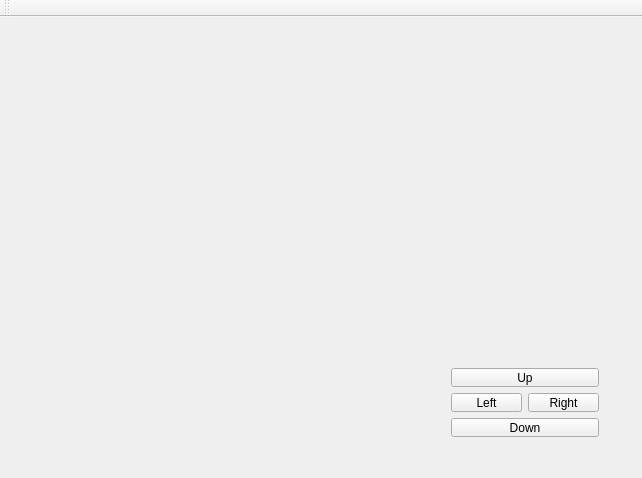
<?xml version="1.0" encoding="UTF-8"?>
<ui version="4.0">
 <class>MainWindow</class>
 <widget class="QMainWindow" name="MainWindow">
  <property name="enabled">
   <bool>true</bool>
  </property>
  <property name="geometry">
   <rect>
    <x>0</x>
    <y>0</y>
    <width>642</width>
    <height>478</height>
   </rect>
  </property>
  <property name="windowTitle">
   <string>MainWindow</string>
  </property>
  <widget class="QWidget" name="centralWidget">
   <widget class="QLabel" name="displayLabel">
    <property name="geometry">
     <rect>
      <x>0</x>
      <y>0</y>
      <width>640</width>
      <height>480</height>
     </rect>
    </property>
    <property name="text">
     <string/>
    </property>
   </widget>
   <widget class="QWidget" name="">
    <property name="geometry">
     <rect>
      <x>440</x>
      <y>340</y>
      <width>170</width>
      <height>91</height>
     </rect>
    </property>
    <layout class="QVBoxLayout" name="verticalLayout">
     <item>
      <widget class="QPushButton" name="pushButton">
       <property name="text">
        <string>Up</string>
       </property>
      </widget>
     </item>
     <item>
      <layout class="QHBoxLayout" name="horizontalLayout">
       <item>
        <widget class="QPushButton" name="pushButton_3">
         <property name="text">
          <string>Left</string>
         </property>
        </widget>
       </item>
       <item>
        <widget class="QPushButton" name="pushButton_2">
         <property name="text">
          <string>Right</string>
         </property>
        </widget>
       </item>
      </layout>
     </item>
     <item>
      <widget class="QPushButton" name="pushButton_4">
       <property name="text">
        <string>Down</string>
       </property>
      </widget>
     </item>
    </layout>
   </widget>
  </widget>
  <widget class="QToolBar" name="mainToolBar">
   <attribute name="toolBarArea">
    <enum>TopToolBarArea</enum>
   </attribute>
   <attribute name="toolBarBreak">
    <bool>false</bool>
   </attribute>
  </widget>
 </widget>
 <layoutdefault spacing="6" margin="11"/>
 <resources/>
 <connections/>
</ui>
